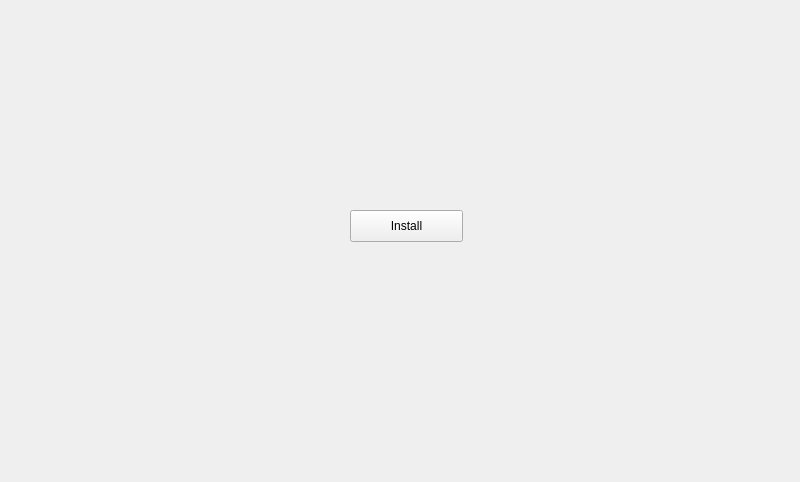
<?xml version="1.0" encoding="UTF-8"?>
<ui version="4.0">
 <class>MainWindow</class>
 <widget class="QMainWindow" name="MainWindow">
  <property name="geometry">
   <rect>
    <x>0</x>
    <y>0</y>
    <width>800</width>
    <height>482</height>
   </rect>
  </property>
  <property name="windowTitle">
   <string>MainWindow</string>
  </property>
  <widget class="QWidget" name="centralwidget">
   <widget class="QPushButton" name="pushButton_install">
    <property name="geometry">
     <rect>
      <x>350</x>
      <y>210</y>
      <width>113</width>
      <height>32</height>
     </rect>
    </property>
    <property name="text">
     <string>Install</string>
    </property>
   </widget>
  </widget>
  <widget class="QMenuBar" name="menubar">
   <property name="geometry">
    <rect>
     <x>0</x>
     <y>0</y>
     <width>800</width>
     <height>22</height>
    </rect>
   </property>
  </widget>
 </widget>
 <resources/>
 <connections/>
</ui>
